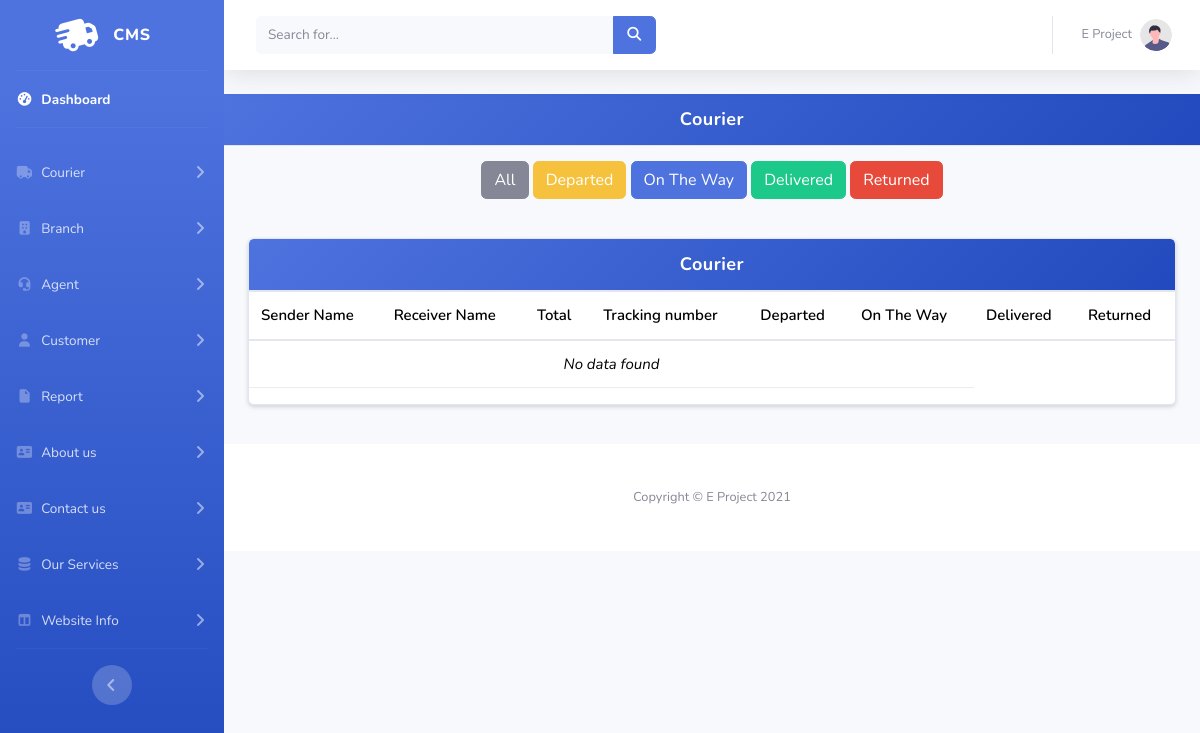
Before: /Admin/ShowCourier.php (signed in) with the older database file.
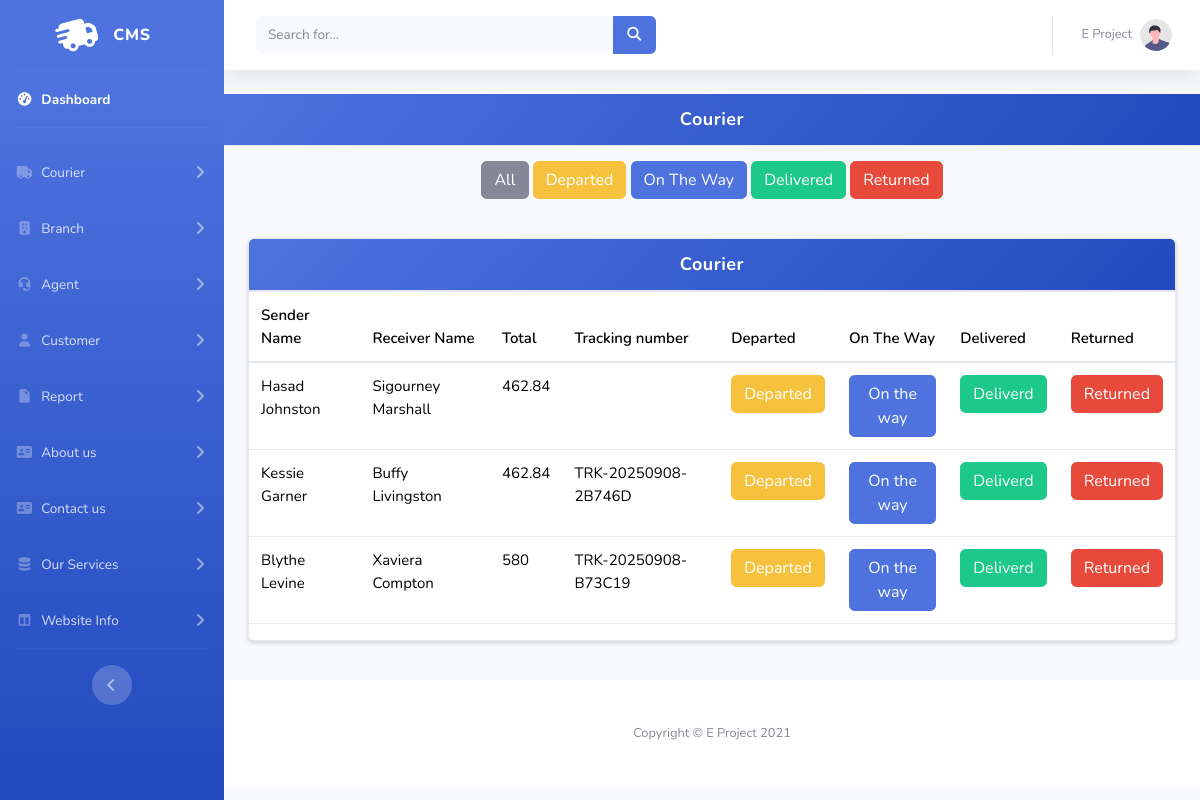
After: the same page with the newer database file.
### tables this page shows
CREATE TABLE `addcourier` (
  `id` int(11) NOT NULL,
  `sender-name` varchar(100) NOT NULL,
  `sender-email` varchar(100) NOT NULL,
  `sender-phone` varchar(50) NOT NULL,
  `sender-address` varchar(500) NOT NULL,
  `receiver-name` varchar(50) NOT NULL,
  `receiver-email` varchar(50) NOT NULL,
  `receiver-phone` varchar(50) NOT NULL,
  `receiver-address` varchar(500) NOT NULL,
  `parcel-info` varchar(500) NOT NULL,
  `weight` decimal(10,0) NOT NULL,
  `time-record` varchar(11) NOT NULL DEFAULT current_timestamp(),
  `price` int(11) NOT NULL,
  `tax` float NOT NULL,
  `total` float NOT NULL,
  `trackingno` varchar(50) NOT NULL,
  `service-id` int(11) NOT NULL,
  `branch` int(11) NOT NULL
);

### Admin/ShowCourier.php (the view, shortened to what this page needs)
<!DOCTYPE html>
<html lang="en">
<head>
</head>
<body>
    <?php
    include_once("navbar.php")
    ?>
    <div class="card-header">
    Courier
</div>
<div style="text-align:center; margin:15px 0;">
    <button class="btn btn-secondary" onclick="filterTable('all')">All</button>
    <button class="btn btn-warning" onclick="filterTable('Departed')">Departed</button>
    <button class="btn btn-primary" onclick="filterTable('On The Way')">On The Way</button>
    <button class="btn btn-success" onclick="filterTable('Delivered')">Delivered</button>
    <button class="btn btn-danger" onclick="filterTable('Returned')">Returned</button>
</div>
<div class="container my-4">
    <div class="card shadow-sm">
        <div class="card-header">
            Courier
        </div>
        <div class="table-responsive">
            <table class="table table-hover align-middle"  id="a">
                <thead>
                    <tr>
                        <th>Sender Name</th>
                        <th>Receiver Name</th>
                        <th>Total</th>
                        <th>Tracking number</th>
                        <th>Departed</th>
                        <th>On The Way</th>
                        <th>Delivered</th>
                        <th>Returned</th>
                    </tr>
                </thead>
                <tbody>
                    <?php
                    $run = mysqli_query($conn, "SELECT * FROM addcourier");
                    if ($run && mysqli_num_rows($run) > 0) {
                        while ($row = mysqli_fetch_array($run)) {
                            ?>
                                <tr data-status="<?php echo $row['status']; ?>">
                                <td><?php echo $row[1]; ?></td>
                                <td><?php echo $row[5]; ?></td>
                                <td><?php echo $row[14]; ?></td>
                                <td><?php echo $row[15]; ?></td>
                                <td><a href="departed.php?id=<?php echo $row['id']; ?>" class="btn btn-warning">Departed</a></td>
                                <td><a href="On the way.php?id=<?php echo $row['id']; ?>" class="btn btn-primary">On the way</a></td>
                                <td><a href="Deliverd.php?id=<?php echo $row['id']; ?>" class="btn btn-success">Deliverd</a></td>
                                <td><a href="Returned.php?id=<?php echo $row['id']; ?>" class="btn btn-danger">Returned</a></td>
                            </tr>
                            <?php
                        }
                    } else {
                        echo '<tr><td colspan="6" class="no-data">No data found</td></tr>';
                    }
                    ?>
</div>
        </div>
    </div>
<?php
    include_once("footer.php")
    ?>
</body>
</html>

Changed rows visible on the page:
added addcourier: value "Hasad Johnston", value "Sigourney Marshall", total "462.84"
added addcourier: value "Kessie Garner", value "Buffy Livingston", total "462.84", trackingno "TRK-20250908-2B746D"
added addcourier: value "Blythe Levine", value "Xaviera Compton", total "580", trackingno "TRK-20250908-B73C19"
Other visible differences:
text no longer shown: "No data found"
